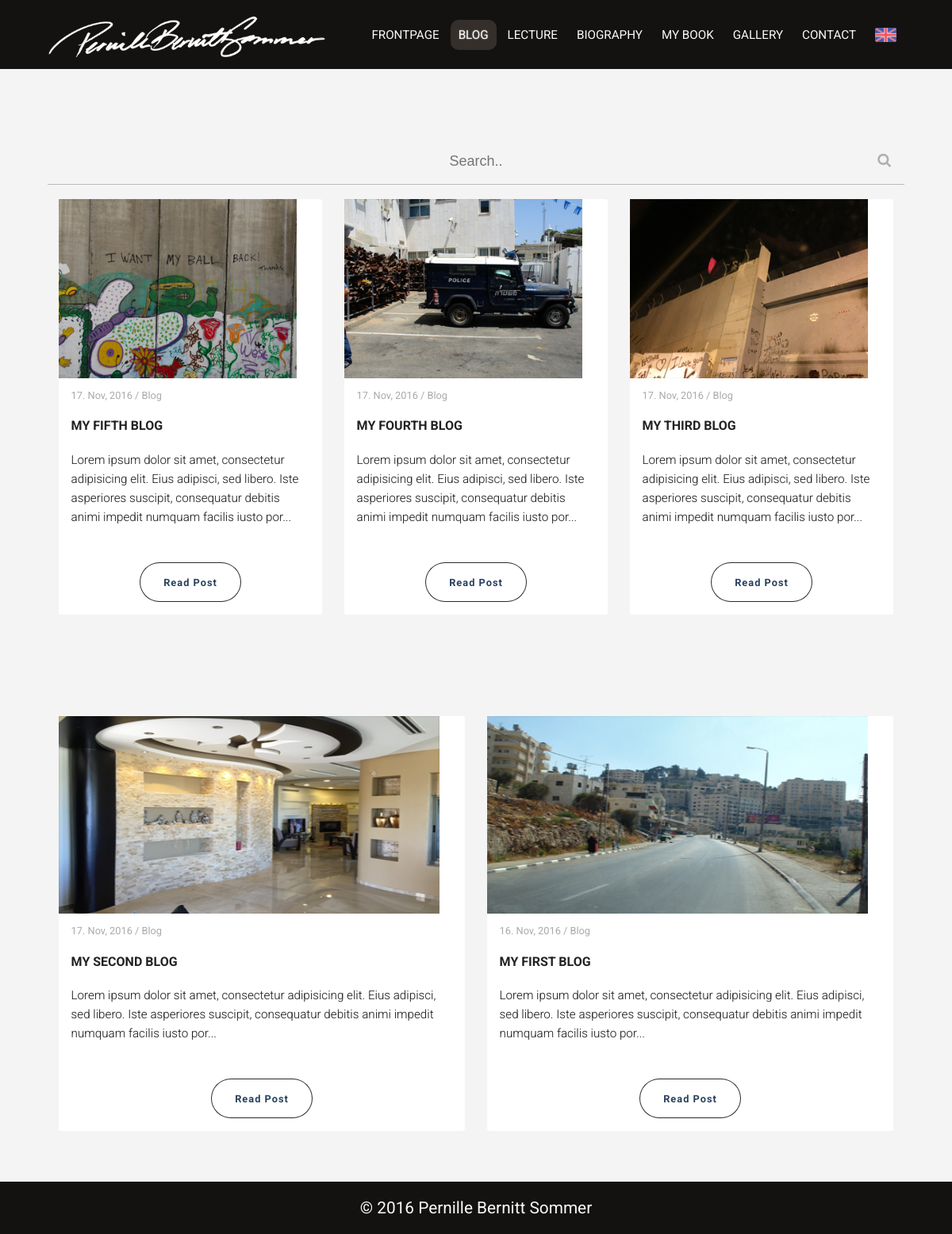
Screenshot of /blog.php with the database file from the repository.
### tables this page shows
CREATE TABLE `blog` (
  `id` int(11) NOT NULL,
  `title` varchar(255) NOT NULL,
  `date` varchar(255) NOT NULL,
  `post` text NOT NULL,
  `imgUrl` varchar(255) NOT NULL
);

### blog.php (the view, shortened to what this page needs)
<?php
include("inc/config.php");
?>
<!DOCTYPE html>
<html lang="en">
    <head>
        <link rel="stylesheet" type="text/css" href="css/style.css">
        <link href="https://maxcdn.bootstrapcdn.com/font-awesome/4.7.0/css/font-awesome.min.css" rel="stylesheet" type="text/css">
    </head>
    <body>
        <header id="header">
            <div class="content">
                <a class="logo" href="index.php"><img alt="Logo" class="logoImg" src="img/logo.png"></a>
                <nav id="headerNavigation">
                    <a href="index.php">FRONTPAGE</a>
                    <a href="blog.php" class="active">BLOG</a>
                    <a href="lecture.html">LECTURE</a>
                    <a href="biography.html">BIOGRAPHY</a>
                    <a href="mybook.html">MY BOOK</a>
                    <a href="gallery.php">GALLERY</a>
                    <a href="contact.html">CONTACT</a>
                    <a class="languageMenu" href="javascript:void(0);" id="currentLanguage"><img src="img/en.png" class="flag"></a>
                </nav>
            </div>
        </header>
        <div class="content" id="senesteBlog" style="padding-bottom: 0;">
           <form action="" method="get" class="soegForm">
               <section class="search">
                   <label for="soeg"><i class="fa fa-search" aria-hidden="true"></i></label>
                   <input type="text" class="soegInput" name="soeg" id="soeg" placeholder="Search..">
               </section>
           </form>
        </div>
        <div class="content" id="senesteBlog" style="padding-top: 0;">
            <?php
                if(isset($_GET["soeg"])){
                    $soegeOrd = $_GET["soeg"];
                    $i = 1;
                    $hentBlog = mysqli_query($link, "SELECT * FROM blog WHERE title LIKE '%" . $soegeOrd . "%' OR post LIKE '%" . $soegeOrd . "%' ORDER BY id DESC");
                    while($row = mysqli_fetch_array($hentBlog)){
                        $id = $row["id"];
                        $title = $row["title"];
                        $date = $row["date"];
                        $post = strip_tags(substr($row["post"], 0, 170));
                        $imgUrl = $row["imgUrl"];
                ?>
            <article>
                <img src="img/blog/<?php echo $imgUrl; ?>" style="box-sizing: border-box;" class="blogBillede">
                <span class="blogDato"><?php echo date("j. M, Y", strtotime($date)); ?> / Blog</span>
                <h4><?php echo $title; ?></h4>
                <p class="blogText"><?php echo $post; ?>...</p>
                <a class="button" href="blogPost.php?id=<?php echo $id; ?>">
                <span>Read Post</span>
                </a>
            </article>
                <?php
                            if($i%3 == 0) {
                            echo "</div>";
                            echo '<div class="content" id="senesteBlog">';
                        }
                        $i++;
                    }
                } else {
                    $i = 1;
                    $hentBlog = mysqli_query($link, "SELECT * FROM blog ORDER BY id DESC");
                    while($row = mysqli_fetch_array($hentBlog)){
                        $id = $row["id"];
                        $title = $row["title"];
                        $date = $row["date"];
                        $post = strip_tags(substr($row["post"], 0, 170));
                        $imgUrl = $row["imgUrl"];
            ?>
            <article>
                <img src="img/blog/<?php echo $imgUrl; ?>" style="box-sizing: border-box;" class="blogBillede">
                <span class="blogDato"><?php echo date("j. M, Y", strtotime($date)); ?> / Blog</span>
                <h4><?php echo $title; ?></h4>
                <p class="blogText"><?php echo $post; ?>...</p>
                <a class="button" href="blogPost.php?id=<?php echo $id; ?>">
                <span>Read Post</span>
                </a>
            </article>
            <?php
                        if($i%3 == 0) {
                            echo "</div>";
                            echo '<div class="content" id="senesteBlog">';
                        }
                        $i++;
                    }
                }
            ?>
        </div>
        <div id="footer">
            <p>&copy 2016 Pernille Bernitt Sommer</p>
        </div>
    </body>
</html>

### css/style.css (style rules this page uses)
* { box-sizing: border-box; }
body { display: flex; flex-direction: column; min-height: 100vh; font-family: 'Roboto', sans-serif; color: #222222; margin: 87px 0 0 0; background-color: #f4f4f4; }
img { max-width: 100%; height: auto; vertical-align: bottom; }
a { text-decoration: none; }
.content { margin: 0 auto; width: 90%; max-width: 1170px; }
.button { background: none; height: 50px; border-radius: 30px; letter-spacing: 1px; transition: background 0.4s; }
#header { background: #141211; padding: 0.85em 0; position:fixed; top: 0; left: 0; right: 0; z-index: 1; }
#header .content { display: flex; flex-direction: row; align-items: center; justify-content: space-between; }
#header .logo, #header nav a { padding: 0px; }
@media (min-width: 500px) { #header .logo, #header nav a { padding: 0px; } }
#header .logo { font-size: 1.35em; color: #28415E; }
#header .logoImg { width: 100%; max-width: 350px; padding-top: 5px; }
#header nav a { font-size: 0.65em; text-transform: uppercase; color: #FAFAFA; padding: 10px; box-sizing: border-box; transition: background 0.5s ease-in, text-shadow 0.5s ease-in; border-radius: 10px; }
#header nav a.active { background: rgba(60, 54, 51, 0.8); text-shadow: 0px 0px 2px rgba(255,255,255,0.5); border-radius: 10px; }
@media (min-width: 500px) { #header nav a { font-size: 0.95em; } }
#senesteBlog { display: flex; flex-direction: column; padding: 4em 0; }
#senesteBlog article { background: #ffffff; display: flex; flex-direction: column; flex: 1; margin: 0 0.85em 1em; padding: 1em; border-radius: 3px; }
#senesteBlog .blogBillede { margin: -1em -1em 0 -1em; max-height: 249px; box-sizing: border-box !important; }
#senesteBlog article:last-child { margin-bottom: 0; }
#senesteBlog article p { margin: 0 0 1em; font-size: 0.95em; line-height: 24px; font-weight: 500; text-shadow: 0px 0px 1px rgba(0, 0, 0, 0.2); }
#senesteBlog article p:last-of-type { margin-bottom: 3em; }
#senesteBlog article .button { display: flex; align-items: center; align-self: center; padding: 10px 30px; box-shadow: inset 0 0 0 1px #2a2a2a; color: #28415E; font-size: 0.8em; font-weight: 700; }
@media (min-width: 800px) { #senesteBlog { flex-direction: row; } }
@media (min-width: 800px) { #senesteBlog article { margin-bottom: 0; } }
#footer { background: #141211; flex: 1; text-align: center; color: #FAFAFA; font-size: 1.3em; }
.soegForm { width: 100%; }
.soegForm .soegInput { width: 100%; padding: 1.2em 0 1em 0; background: transparent; margin-bottom: 1em; border: 0; border-bottom: 1px solid #bbbbbb; font-size: 1em; color: #000; text-align: center; }
.search { position: relative; font-size: 18px; padding-top: 40px; margin: -20px auto 0; }
.search label { position: absolute; right: 17px; top: 60px; color: #afafaf; }
.blogDato { padding-top: 1.1em; font-size: 0.8em; color: #aaa; }
article h4 { text-transform: uppercase; }
p.blogText { font-weight: 300 !important; }
#headerNavigation { position: relative; }
.flag { width: 27px; }
.languageMenu { transition: none !important; }

### rows the page displays
blog: imgUrl (picture), date "17. Nov, 2016", title "MY FIFTH BLOG", post "Lorem ipsum dolor sit amet, consectetur adipisicing elit. Eius adipisci, sed libero. Iste asperiores suscipit, consequatur debitis animi impedit numquam facilis iusto por"
blog: imgUrl (picture), date "17. Nov, 2016", title "MY FOURTH BLOG", post "Lorem ipsum dolor sit amet, consectetur adipisicing elit. Eius adipisci, sed libero. Iste asperiores suscipit, consequatur debitis animi impedit numquam facilis iusto por"
blog: imgUrl (picture), date "17. Nov, 2016", title "MY THIRD BLOG", post "Lorem ipsum dolor sit amet, consectetur adipisicing elit. Eius adipisci, sed libero. Iste asperiores suscipit, consequatur debitis animi impedit numquam facilis iusto por"
blog: imgUrl (picture), date "17. Nov, 2016", title "MY SECOND BLOG", post "Lorem ipsum dolor sit amet, consectetur adipisicing elit. Eius adipisci, sed libero. Iste asperiores suscipit, consequatur debitis animi impedit numquam facilis iusto por"
blog: imgUrl (picture), date "16. Nov, 2016", title "MY FIRST BLOG", post "Lorem ipsum dolor sit amet, consectetur adipisicing elit. Eius adipisci, sed libero. Iste asperiores suscipit, consequatur debitis animi impedit numquam facilis iusto por"
